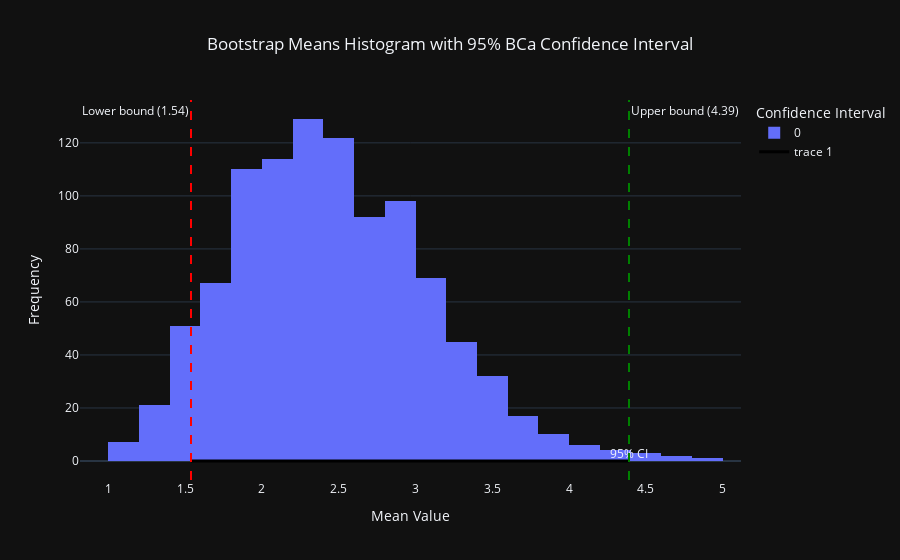

Source (notebook cell):
### Markdown cell above
### Plot the Interval

### Code cell
fig = px.histogram(bootstrap_means_sample, nbins=30, title='Bootstrap Means Histogram with 95% BCa Confidence Interval')

fig.add_vline(x=lower_bound, line=dict(color='red', dash='dash'), annotation_text=f'Lower bound ({lower_bound:.2f})',
              annotation_position="top left")
fig.add_vline(x=upper_bound, line=dict(color='green', dash='dash'), annotation_text=f'Upper bound ({upper_bound:.2f})',
              annotation_position="top right")

fig.add_trace(go.Scatter(
    x=[lower_bound, upper_bound],
    y=[0, 0],
    mode='lines+text',
    text=['', '95% CI'],
    textposition='top center',
    line=dict(color='black', width=3)
))

fig.update_layout(
    xaxis_title='Mean Value',
    yaxis_title='Frequency',
    legend_title_text='Confidence Interval',
    title_x=0.5
)

fig.show()

### Figure 1 — Plotly figure (JSON) as saved in the notebook; plotly's stock layout.template omitted (floating-point values rounded to 4 significant figures; data arrays with more than 128 entries replaced by an {"elided": "..."} marker saying what was removed)
{"data": [{"alignmentgroup": "True", "bingroup": "x", "hovertemplate": "variable=0<br>value=%{x}<br>count=%{y}<extra></extra>", "legendgroup": "0", "marker": {"color": "#636efa", "pattern": {"shape": ""}}, "name": "0", "nbinsx": 30, "offsetgroup": "0", "orientation": "v", "showlegend": true, "x": {"elided": "1000 float values"}, "xaxis": "x", "yaxis": "y", "type": "histogram"}, {"line": {"color": "black", "width": 3}, "mode": "lines+text", "text": ["", "95% CI"], "textposition": "top center", "x": [1.538, 4.39], "y": [0, 0], "type": "scatter"}], "layout": {"xaxis": {"anchor": "y", "domain": [0.0, 1.0], "title": {"text": "Mean Value"}}, "yaxis": {"anchor": "x", "domain": [0.0, 1.0], "title": {"text": "Frequency"}}, "legend": {"title": {"text": "Confidence Interval"}, "tracegroupgap": 0}, "title": {"text": "Bootstrap Means Histogram with 95% BCa Confidence Interval", "x": 0.5}, "barmode": "relative", "shapes": [{"line": {"color": "red", "dash": "dash"}, "type": "line", "x0": 1.538, "x1": 1.538, "xref": "x", "y0": 0, "y1": 1, "yref": "y domain"}, {"line": {"color": "green", "dash": "dash"}, "type": "line", "x0": 4.39, "x1": 4.39, "xref": "x", "y0": 0, "y1": 1, "yref": "y domain"}], "annotations": [{"showarrow": false, "text": "Lower bound (1.54)", "x": 1.538, "xanchor": "right", "xref": "x", "y": 1, "yanchor": "top", "yref": "y domain"}, {"showarrow": false, "text": "Upper bound (4.39)", "x": 4.39, "xanchor": "left", "xref": "x", "y": 1, "yanchor": "top", "yref": "y domain"}]}}
